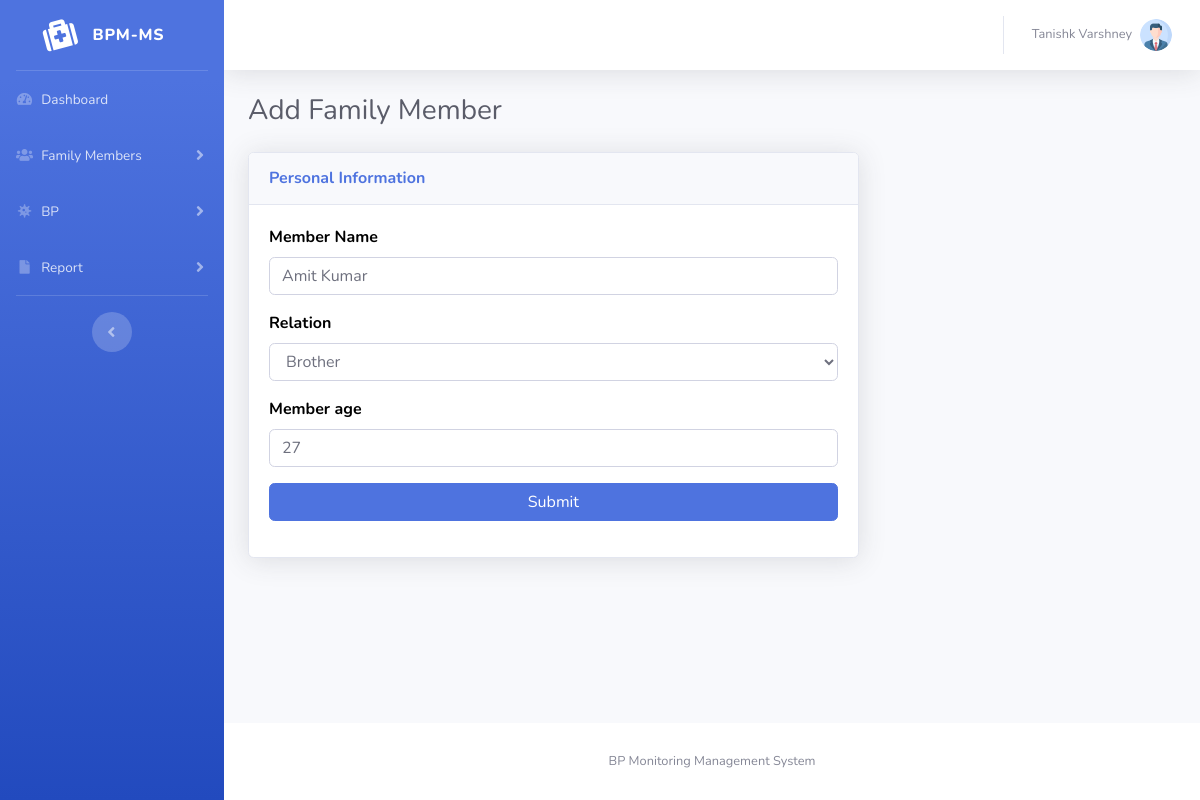
Screenshot of /bpmms/edit-family-member.php?fmid=1 (signed in) with the database file from the repository.
### tables this page shows
CREATE TABLE `tbluserregistration` (
  `id` int(11) NOT NULL,
  `fullName` varchar(220) DEFAULT NULL,
  `emailid` varchar(255) DEFAULT NULL,
  `mobileNumber` bigint(11) DEFAULT NULL,
  `loginPassword` varchar(120) DEFAULT NULL,
  `regDate` timestamp NULL DEFAULT current_timestamp()
);

CREATE TABLE `tblfamilymembers` (
  `id` int(11) NOT NULL,
  `userId` int(5) DEFAULT NULL,
  `memberName` varchar(150) DEFAULT NULL,
  `memberRelation` varchar(150) DEFAULT NULL,
  `memberAge` int(2) DEFAULT NULL,
  `postingDate` timestamp NULL DEFAULT current_timestamp()
);

### bpmms/edit-family-member.php (the view, shortened to what this page needs)
<?php session_start();
include_once('includes/config.php');
if (strlen($_SESSION['aid']==0)) {
  header('location:logout.php');
  } else{
?>
<!DOCTYPE html>
<html lang="en">
<head>
    <link href="vendor/fontawesome-free/css/all.min.css" rel="stylesheet" type="text/css">
    <link href="css/sb-admin-2.min.css" rel="stylesheet">
</head>
<body id="page-top">
    <div id="wrapper">
<?php include_once('includes/sidebar.php');?>
        <div id="content-wrapper" class="d-flex flex-column">
            <div id="content">
          <?php include_once('includes/topbar.php');?>
                <div class="container-fluid">
                    <h1 class="h3 mb-4 text-gray-800">Add Family Member</h1>
<form name="addphlebotomist" method="post">
  <div class="row">
                        <div class="col-lg-8">
                            <div class="card shadow mb-4">
                                <div class="card-header py-3">
                                    <h6 class="m-0 font-weight-bold text-primary">Personal Information</h6>
                                </div>
                                <div class="card-body">
<?php $uid=$_SESSION['aid'];
$fmid=intval($_GET['fmid']);
$query=mysqli_query($con,"select * from tblfamilymembers where id='$fmid' and userId='$uid'");
while($row=mysqli_fetch_array($query)){
?>
     <div class="form-group">
                            <label>Member Name</label>
                                    <input type="text" class="form-control" id="membername" name="membername"  placeholder="Enter Family Member Name"   required="true" value="<?php echo $row['memberName'];?>">
                                        </div>
                        <div class="form-group">
                            <label>Relation</label>
                                            <select class="form-control" id="memberrelation" name="memberrelation"  required="true">
                                                <option value="<?php echo $row['memberRelation'];?>"><?php echo $row['memberRelation'];?></option>
                                            </select>
                                        </div>
                                        <div class="form-group">
                                             <label>Member age</label>
                            <input type="text" class="form-control" id="memberage" name="memberage" placeholder="Please enter your age" pattern="[0-9]+" title="2 numeric characters only" required="true" maxlength="2" value="<?php echo $row['memberAge'];?>" >
                                        </div>
<?php } ?>
        <div class="form-group">
                                 <input type="submit" class="btn btn-primary btn-user btn-block" name="submit" id="submit">
                             </div>
                                </div>
                            </div>
                        </div>
                    </div>
</form>
                </div>
            </div>
           <?php include_once('includes/footer.php');?>
        </div>
    </div>
</body>
</html>
<?php } ?>

### bpmms/includes/topbar.php (shortened to what this page needs)
      <nav class="navbar navbar-expand navbar-light bg-white topbar mb-4 static-top shadow">
            <?php if($_SESSION['aid']):?>
                    <ul class="navbar-nav ml-auto">
                        <li class="nav-item dropdown no-arrow">
                            <a class="nav-link dropdown-toggle" href="#" id="userDropdown" role="button"
                                data-toggle="dropdown" aria-haspopup="true" aria-expanded="false">
                <?php
$adid=$_SESSION['aid'];
$ret1=mysqli_query($con,"select fullName from tbluserregistration where ID='$adid'");
while($row1=mysqli_fetch_array($ret1)){
?>
                                <span class="mr-2 d-none d-lg-inline text-gray-600 small"><?php  echo $row1['fullName'];?></span>
                           <?php } ?>
                                <img class="img-profile rounded-circle"
                                    src="img/profile.png">
                            </a>
                        </li>
                    </ul>
                <?php endif;?>
                </nav>

### bpmms/edit-family-member.php (style rules this page uses)
label { font-size:16px; font-weight:bold; color:#000; }

### rows the page displays
tbluserregistration: fullName "Tanishk Varshney"
tblfamilymembers: membername "Amit Kumar", memberrelation "Brother", memberage "27"
